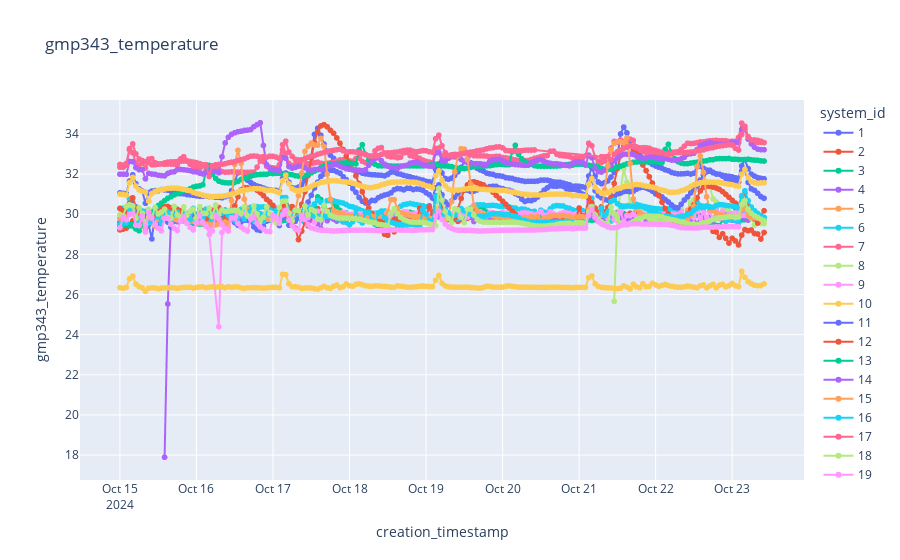

Here is the notebook cell this chart was saved with:
### Code cell
plot_sensor_measurement(df,sensor_id,col_name="gmp343_temperature",filter=filter)

### Figure 1 — Plotly figure (JSON) as saved in the notebook; plotly's stock layout.template omitted (floating-point values rounded to 4 significant figures; data arrays with more than 128 entries replaced by an {"elided": "..."} marker saying what was removed)
{"data": [{"hovertemplate": "system_id=1<br>creation_timestamp=%{x}<br>gmp343_temperature=%{y}<extra></extra>", "legendgroup": "1", "line": {"color": "#636efa", "dash": "solid"}, "marker": {"symbol": "circle"}, "mode": "lines+markers", "name": "1", "showlegend": true, "type": "scattergl", "x": {"elided": "203 str values"}, "xaxis": "x", "y": {"elided": "203 float values"}, "yaxis": "y"}, {"hovertemplate": "system_id=2<br>creation_timestamp=%{x}<br>gmp343_temperature=%{y}<extra></extra>", "legendgroup": "2", "line": {"color": "#EF553B", "dash": "solid"}, "marker": {"symbol": "circle"}, "mode": "lines+markers", "name": "2", "showlegend": true, "type": "scattergl", "x": {"elided": "203 str values"}, "xaxis": "x", "y": {"elided": "203 float values"}, "yaxis": "y"}, {"hovertemplate": "system_id=3<br>creation_timestamp=%{x}<br>gmp343_temperature=%{y}<extra></extra>", "legendgroup": "3", "line": {"color": "#00cc96", "dash": "solid"}, "marker": {"symbol": "circle"}, "mode": "lines+markers", "name": "3", "showlegend": true, "type": "scattergl", "x": {"elided": "203 str values"}, "xaxis": "x", "y": {"elided": "203 float values"}, "yaxis": "y"}, {"hovertemplate": "system_id=4<br>creation_timestamp=%{x}<br>gmp343_temperature=%{y}<extra></extra>", "legendgroup": "4", "line": {"color": "#ab63fa", "dash": "solid"}, "marker": {"symbol": "circle"}, "mode": "lines+markers", "name": "4", "showlegend": true, "type": "scattergl", "x": {"elided": "189 str values"}, "xaxis": "x", "y": {"elided": "189 float values"}, "yaxis": "y"}, {"hovertemplate": "system_id=5<br>creation_timestamp=%{x}<br>gmp343_temperature=%{y}<extra></extra>", "legendgroup": "5", "line": {"color": "#FFA15A", "dash": "solid"}, "marker": {"symbol": "circle"}, "mode": "lines+markers", "name": "5", "showlegend": true, "type": "scattergl", "x": ["2024-10-22T06:00:00+00:00", "2024-10-22T07:00:00+00:00", "2024-10-22T08:00:00+00:00", "2024-10-22T09:00:00+00:00", "2024-10-22T10:00:00+00:00", "2024-10-22T11:00:00+00:00", "2024-10-22T12:00:00+00:00"], "xaxis": "x", "y": [29.72, 29.93, 29.86, 29.38, 30.2, 30.48, 30.13], "yaxis": "y"}, {"hovertemplate": "system_id=6<br>creation_timestamp=%{x}<br>gmp343_temperature=%{y}<extra></extra>", "legendgroup": "6", "line": {"color": "#19d3f3", "dash": "solid"}, "marker": {"symbol": "circle"}, "mode": "lines+markers", "name": "6", "showlegend": true, "type": "scattergl", "x": {"elided": "203 str values"}, "xaxis": "x", "y": {"elided": "203 float values"}, "yaxis": "y"}, {"hovertemplate": "system_id=7<br>creation_timestamp=%{x}<br>gmp343_temperature=%{y}<extra></extra>", "legendgroup": "7", "line": {"color": "#FF6692", "dash": "solid"}, "marker": {"symbol": "circle"}, "mode": "lines+markers", "name": "7", "showlegend": true, "type": "scattergl", "x": {"elided": "203 str values"}, "xaxis": "x", "y": {"elided": "203 float values"}, "yaxis": "y"}, {"hovertemplate": "system_id=8<br>creation_timestamp=%{x}<br>gmp343_temperature=%{y}<extra></extra>", "legendgroup": "8", "line": {"color": "#B6E880", "dash": "solid"}, "marker": {"symbol": "circle"}, "mode": "lines+markers", "name": "8", "showlegend": true, "type": "scattergl", "x": ["2024-10-21T11:00:00+00:00", "2024-10-21T12:00:00+00:00", "2024-10-21T13:00:00+00:00", "2024-10-21T14:00:00+00:00", "2024-10-21T15:00:00+00:00", "2024-10-21T16:00:00+00:00", "2024-10-21T17:00:00+00:00", "2024-10-21T18:00:00+00:00", "2024-10-21T19:00:00+00:00", "2024-10-21T20:00:00+00:00", "2024-10-21T21:00:00+00:00", "2024-10-21T22:00:00+00:00", "2024-10-21T23:00:00+00:00", "2024-10-22T00:00:00+00:00", "2024-10-22T01:00:00+00:00", "2024-10-22T02:00:00+00:00", "2024-10-22T03:00:00+00:00", "2024-10-22T04:00:00+00:00", "2024-10-22T05:00:00+00:00", "2024-10-22T06:00:00+00:00", "2024-10-22T07:00:00+00:00", "2024-10-22T08:00:00+00:00", "2024-10-22T09:00:00+00:00", "2024-10-22T10:00:00+00:00", "2024-10-22T11:00:00+00:00", "2024-10-22T12:00:00+00:00", "2024-10-22T13:00:00+00:00", "2024-10-22T14:00:00+00:00", "2024-10-22T15:00:00+00:00", "2024-10-22T16:00:00+00:00", "2024-10-22T17:00:00+00:00", "2024-10-22T18:00:00+00:00", "2024-10-22T19:00:00+00:00", "2024-10-22T20:00:00+00:00", "2024-10-22T21:00:00+00:00", "2024-10-22T22:00:00+00:00", "2024-10-22T23:00:00+00:00", "2024-10-23T00:00:00+00:00", "2024-10-23T01:00:00+00:00", "2024-10-23T02:00:00+00:00", "2024-10-23T03:00:00+00:00", "2024-10-23T04:00:00+00:00", "2024-10-23T05:00:00+00:00", "2024-10-23T06:00:00+00:00", "2024-10-23T07:00:00+00:00", "2024-10-23T08:00:00+00:00", "2024-10-23T09:00:00+00:00", "2024-10-23T10:00:00+00:00"], "xaxis": "x", "y": [25.66, 29.87, 31.19, 32.26, 31.59, 30.5, 30.39, 30.39, 30.39, 30.24, 29.94, 29.79, 29.66, 29.72, 29.61, 29.7, 29.7, 29.73, 29.86, 29.8, 29.72, 30.27, 30.74, 30.78, 30.55, 30.73, 31.56, 31.73, 31.72, 31.62, 31.37, 30.76, 30.62, 30.47, 30.36, 30.29, 30.15, 30.01, 30.06, 30.06, 30.33, 30.39, 29.98, 29.81, 29.46, 29.61, 29.54, 29.53], "yaxis": "y"}, {"hovertemplate": "system_id=9<br>creation_timestamp=%{x}<br>gmp343_temperature=%{y}<extra></extra>", "legendgroup": "9", "line": {"color": "#FF97FF", "dash": "solid"}, "marker": {"symbol": "circle"}, "mode": "lines+markers", "name": "9", "showlegend": true, "type": "scattergl", "x": {"elided": "195 str values"}, "xaxis": "x", "y": {"elided": "195 float values"}, "yaxis": "y"}, {"hovertemplate": "system_id=10<br>creation_timestamp=%{x}<br>gmp343_temperature=%{y}<extra></extra>", "legendgroup": "10", "line": {"color": "#FECB52", "dash": "solid"}, "marker": {"symbol": "circle"}, "mode": "lines+markers", "name": "10", "showlegend": true, "type": "scattergl", "x": {"elided": "203 str values"}, "xaxis": "x", "y": {"elided": "203 float values"}, "yaxis": "y"}, {"hovertemplate": "system_id=11<br>creation_timestamp=%{x}<br>gmp343_temperature=%{y}<extra></extra>", "legendgroup": "11", "line": {"color": "#636efa", "dash": "solid"}, "marker": {"symbol": "circle"}, "mode": "lines+markers", "name": "11", "showlegend": true, "type": "scattergl", "x": {"elided": "203 str values"}, "xaxis": "x", "y": {"elided": "203 float values"}, "yaxis": "y"}, {"hovertemplate": "system_id=12<br>creation_timestamp=%{x}<br>gmp343_temperature=%{y}<extra></extra>", "legendgroup": "12", "line": {"color": "#EF553B", "dash": "solid"}, "marker": {"symbol": "circle"}, "mode": "lines+markers", "name": "12", "showlegend": true, "type": "scattergl", "x": {"elided": "203 str values"}, "xaxis": "x", "y": {"elided": "203 float values"}, "yaxis": "y"}, {"hovertemplate": "system_id=13<br>creation_timestamp=%{x}<br>gmp343_temperature=%{y}<extra></extra>", "legendgroup": "13", "line": {"color": "#00cc96", "dash": "solid"}, "marker": {"symbol": "circle"}, "mode": "lines+markers", "name": "13", "showlegend": true, "type": "scattergl", "x": {"elided": "203 str values"}, "xaxis": "x", "y": {"elided": "203 float values"}, "yaxis": "y"}, {"hovertemplate": "system_id=14<br>creation_timestamp=%{x}<br>gmp343_temperature=%{y}<extra></extra>", "legendgroup": "14", "line": {"color": "#ab63fa", "dash": "solid"}, "marker": {"symbol": "circle"}, "mode": "lines+markers", "name": "14", "showlegend": true, "type": "scattergl", "x": {"elided": "203 str values"}, "xaxis": "x", "y": {"elided": "203 float values"}, "yaxis": "y"}, {"hovertemplate": "system_id=15<br>creation_timestamp=%{x}<br>gmp343_temperature=%{y}<extra></extra>", "legendgroup": "15", "line": {"color": "#FFA15A", "dash": "solid"}, "marker": {"symbol": "circle"}, "mode": "lines+markers", "name": "15", "showlegend": true, "type": "scattergl", "x": {"elided": "203 str values"}, "xaxis": "x", "y": {"elided": "203 float values"}, "yaxis": "y"}, {"hovertemplate": "system_id=16<br>creation_timestamp=%{x}<br>gmp343_temperature=%{y}<extra></extra>", "legendgroup": "16", "line": {"color": "#19d3f3", "dash": "solid"}, "marker": {"symbol": "circle"}, "mode": "lines+markers", "name": "16", "showlegend": true, "type": "scattergl", "x": {"elided": "197 str values"}, "xaxis": "x", "y": {"elided": "197 float values"}, "yaxis": "y"}, {"hovertemplate": "system_id=17<br>creation_timestamp=%{x}<br>gmp343_temperature=%{y}<extra></extra>", "legendgroup": "17", "line": {"color": "#FF6692", "dash": "solid"}, "marker": {"symbol": "circle"}, "mode": "lines+markers", "name": "17", "showlegend": true, "type": "scattergl", "x": {"elided": "182 str values"}, "xaxis": "x", "y": {"elided": "182 float values"}, "yaxis": "y"}, {"hovertemplate": "system_id=18<br>creation_timestamp=%{x}<br>gmp343_temperature=%{y}<extra></extra>", "legendgroup": "18", "line": {"color": "#B6E880", "dash": "solid"}, "marker": {"symbol": "circle"}, "mode": "lines+markers", "name": "18", "showlegend": true, "type": "scattergl", "x": {"elided": "203 str values"}, "xaxis": "x", "y": {"elided": "203 float values"}, "yaxis": "y"}, {"hovertemplate": "system_id=19<br>creation_timestamp=%{x}<br>gmp343_temperature=%{y}<extra></extra>", "legendgroup": "19", "line": {"color": "#FF97FF", "dash": "solid"}, "marker": {"symbol": "circle"}, "mode": "lines+markers", "name": "19", "showlegend": true, "type": "scattergl", "x": {"elided": "195 str values"}, "xaxis": "x", "y": {"elided": "195 float values"}, "yaxis": "y"}, {"hovertemplate": "system_id=20<br>creation_timestamp=%{x}<br>gmp343_temperature=%{y}<extra></extra>", "legendgroup": "20", "line": {"color": "#FECB52", "dash": "solid"}, "marker": {"symbol": "circle"}, "mode": "lines+markers", "name": "20", "showlegend": true, "type": "scattergl", "x": {"elided": "203 str values"}, "xaxis": "x", "y": {"elided": "203 float values"}, "yaxis": "y"}], "layout": {"legend": {"title": {"text": "system_id"}, "tracegroupgap": 0}, "title": {"text": "gmp343_temperature"}, "xaxis": {"anchor": "y", "domain": [0, 1], "title": {"text": "creation_timestamp"}}, "yaxis": {"anchor": "x", "domain": [0, 1], "title": {"text": "gmp343_temperature"}}}}
